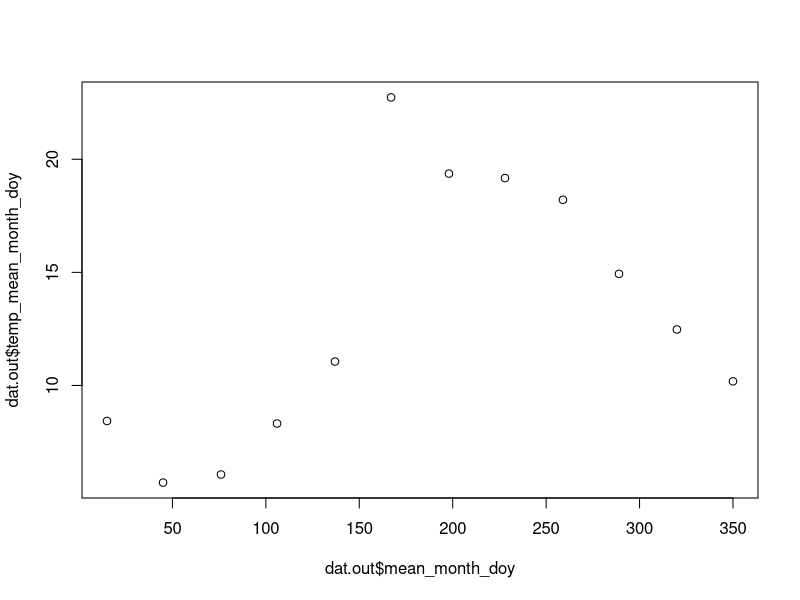

Reproduce this figure in R.
rm(list = ls())

library(readxl)
library(lubridate)
library(dplyr)

#import Vechi 2023 et al. data
dat <- read_excel('../data/original/Vechi_dat.xlsx')
dat$date <- ymd(dat$date)
dat$month <- month(dat$date)
dat$doy <- as.numeric(as.Date(dat$date) - as.Date("2023-01-01"))
dat$fill <- dat$m3/dat$capacity

dat.mod <- dat %>% filter(!grepl('D',Tank)) %>% group_by(month) %>% 
  summarise(doy = mean(doy, na.rm = T), 
            temp = mean(temp, na.rm = T),
            temp_sd = sd(temp, na.rm = T),
            fill = mean(fill, na.rm = T)
            )

# mean doy of each month
mean_month_doy <- c(15, 45, 76, 106, 137, 167, 198, 228, 259, 289, 320, 350)
dat.mod$mean_month_doy <- mean_month_doy
dat.mod$temp_mean_month_doy <- approx(x = dat.mod$doy, y = dat.mod$temp, xout = dat.mod$mean_month_doy)$y

int_dat <- rbind(dat.mod[c(11:12),],dat.mod[c(1:2),])  
int_dat$doy_cor <- c(int_dat$doy[1:2] - 365, int_dat$doy[3:4]) - min(c(int_dat$doy[1:2] - 365, int_dat$doy[3:4]))
int_dat$mean_month_doy_cor <- c(int_dat$mean_month_doy[1:2] - 365, int_dat$mean_month_doy[3:4]) - min(c(int_dat$mean_month_doy[1:2] - 365, int_dat$mean_month_doy[3:4]))

int_dat$temp_mean_month_doy <- approx(int_dat$doy_cor, int_dat$temp, xout = int_dat$mean_month_doy_cor)$y

dat.mod$temp_mean_month_doy[1] <- int_dat$temp_mean_month_doy[3]
dat.mod$temp_mean_month_doy[12] <- int_dat$temp_mean_month_doy[2]

dat.out <- dat.mod[, (ncol(dat.mod)-1):ncol(dat.mod)]

write.csv(dat.out, "../data/temp_dat.csv", row.names = F)

plot(dat.out$mean_month_doy, dat.out$temp_mean_month_doy)





